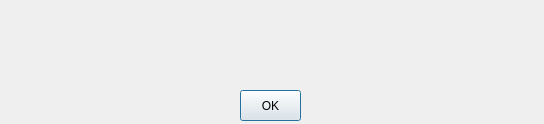
<?xml version="1.0" encoding="UTF-8"?>
<ui version="4.0">
 <class>Dialog1</class>
 <widget class="QDialog" name="Dialog1">
  <property name="geometry">
   <rect>
    <x>0</x>
    <y>0</y>
    <width>544</width>
    <height>124</height>
   </rect>
  </property>
  <property name="windowTitle">
   <string>error</string>
  </property>
  <widget class="QLabel" name="label">
   <property name="geometry">
    <rect>
     <x>0</x>
     <y>0</y>
     <width>541</width>
     <height>81</height>
    </rect>
   </property>
   <property name="text">
    <string/>
   </property>
   <property name="alignment">
    <set>Qt::AlignCenter</set>
   </property>
  </widget>
  <widget class="QPushButton" name="pushButton">
   <property name="geometry">
    <rect>
     <x>240</x>
     <y>90</y>
     <width>61</width>
     <height>31</height>
    </rect>
   </property>
   <property name="text">
    <string>OK</string>
   </property>
  </widget>
 </widget>
 <resources/>
 <connections>
  <connection>
   <sender>pushButton</sender>
   <signal>clicked()</signal>
   <receiver>Dialog1</receiver>
   <slot>close()</slot>
   <hints>
    <hint type="sourcelabel">
     <x>281</x>
     <y>102</y>
    </hint>
    <hint type="destinationlabel">
     <x>355</x>
     <y>102</y>
    </hint>
   </hints>
  </connection>
 </connections>
</ui>
